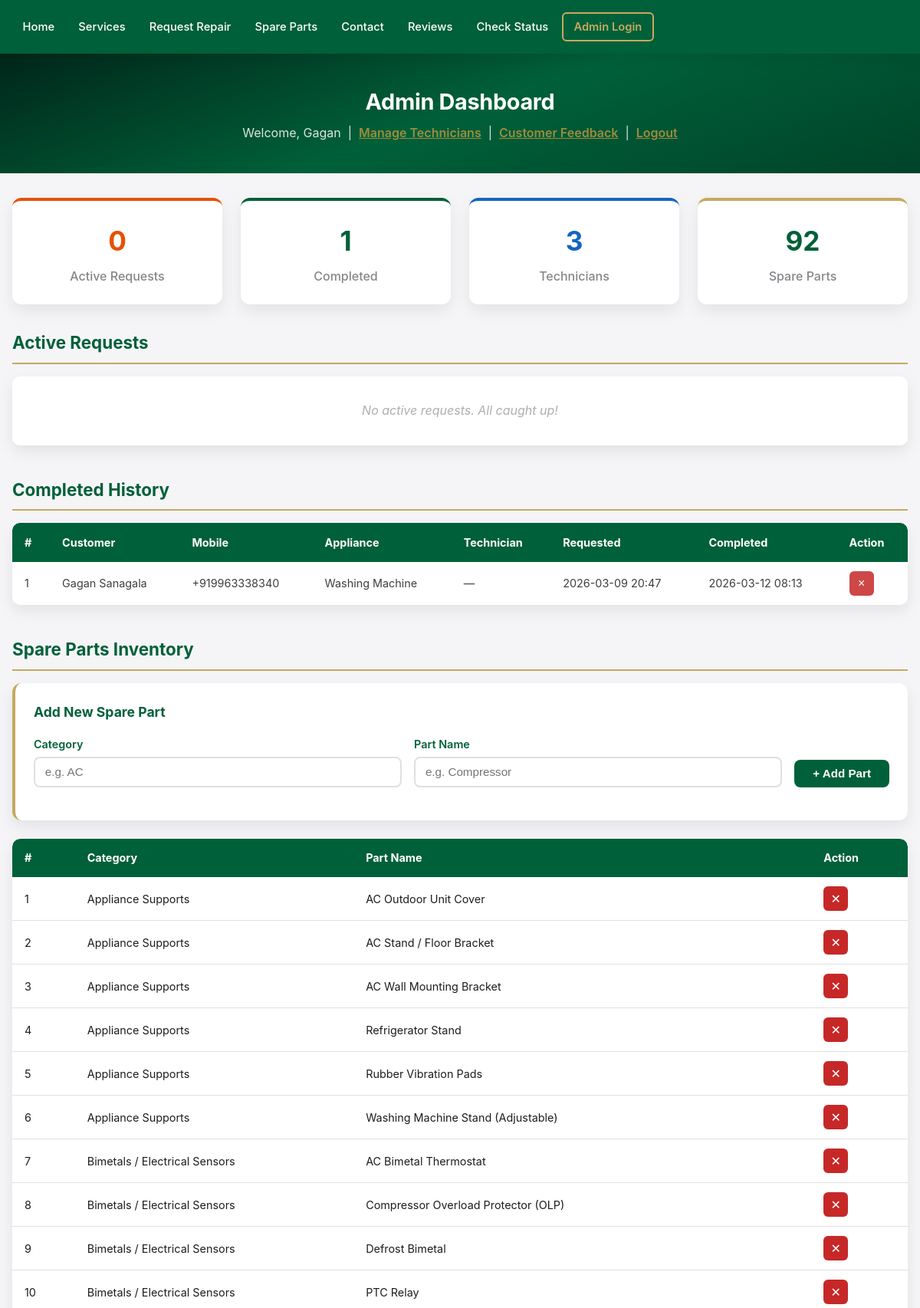
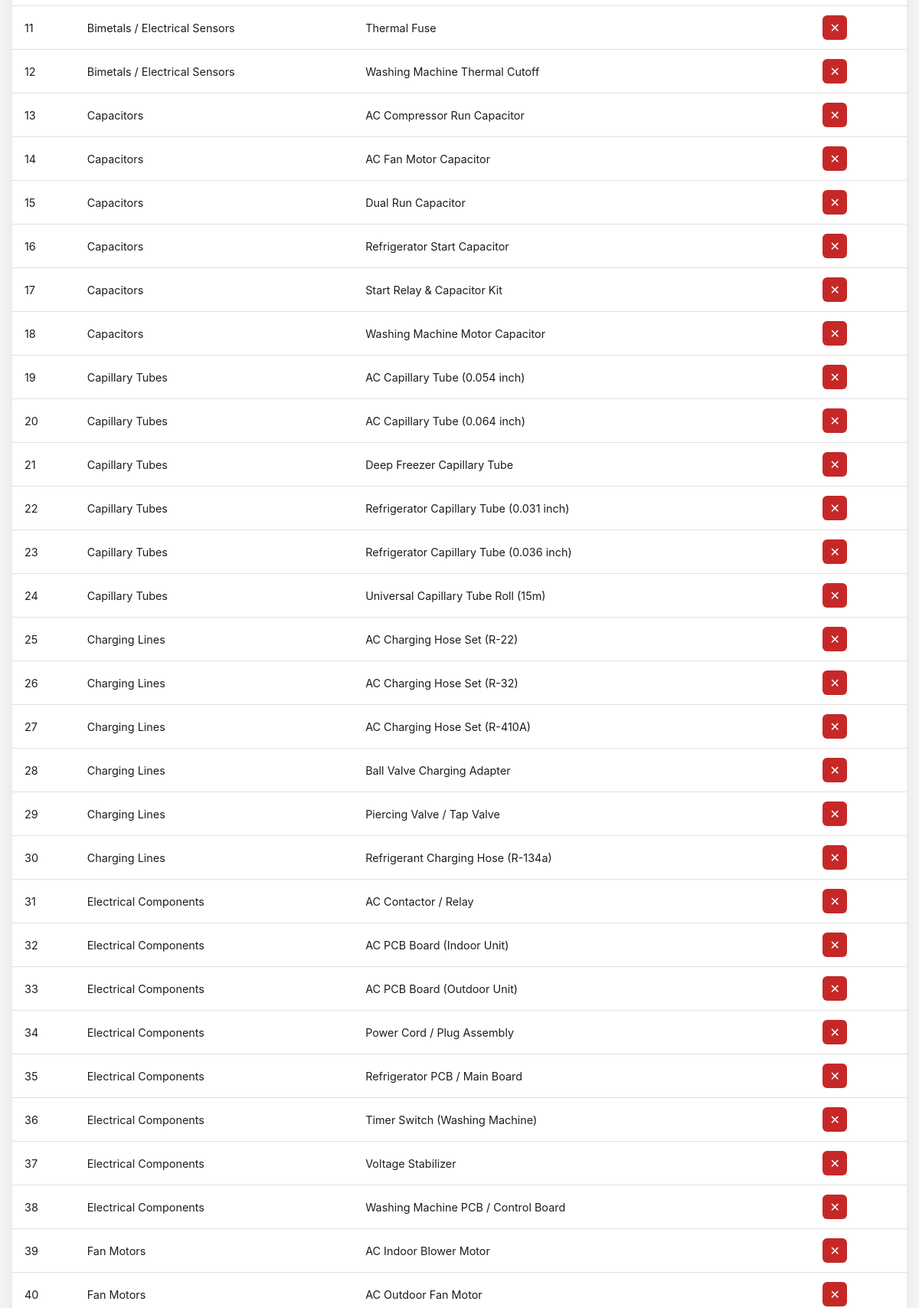
Screenshot of /admin/dashboard (signed in, upper part) with the database file from the repository (2 pictures, top to bottom).
### tables this page shows
CREATE TABLE service_requests (
            id INTEGER PRIMARY KEY AUTOINCREMENT,
            customer_name TEXT NOT NULL,
            mobile_number TEXT NOT NULL,
            address TEXT NOT NULL,
            appliance_type TEXT NOT NULL,
            problem_type TEXT NOT NULL,
            description TEXT,
            request_time TIMESTAMP DEFAULT CURRENT_TIMESTAMP
        , status TEXT DEFAULT 'pending', completed_time TIMESTAMP, technician_id INTEGER, assigned_time TIMESTAMP, image_path TEXT, ai_suggestions TEXT, cancel_reason TEXT, cancel_description TEXT, admin_message TEXT);

CREATE TABLE spare_parts (
            id INTEGER PRIMARY KEY AUTOINCREMENT,
            category TEXT NOT NULL,
            part_name TEXT NOT NULL
        );

### app.py (the view)
@app.route('/admin/dashboard')
def admin_dashboard():
    if not session.get('admin_logged_in'):
        flash('Please login first.', 'error')
        return redirect(url_for('admin_login'))
    db = get_db()
    active_requests = db.execute(
        """SELECT sr.*, t.name AS technician_name, t.phone_number AS technician_phone
           FROM service_requests sr
           LEFT JOIN technicians t ON sr.technician_id = t.id
           WHERE sr.status NOT IN ('Completed', 'Cancelled')
           ORDER BY sr.id DESC"""
    ).fetchall()
    completed_requests = db.execute(
        """SELECT sr.*, t.name AS technician_name, t.phone_number AS technician_phone
           FROM service_requests sr
           LEFT JOIN technicians t ON sr.technician_id = t.id
           WHERE sr.status = 'Completed'
           ORDER BY sr.completed_time DESC"""
    ).fetchall()
    cancelled_requests = db.execute(
        """SELECT sr.*, t.name AS technician_name, t.phone_number AS technician_phone
           FROM service_requests sr
           LEFT JOIN technicians t ON sr.technician_id = t.id
           WHERE sr.status = 'Cancelled'
           ORDER BY sr.id DESC"""
    ).fetchall()
    technicians = db.execute('SELECT * FROM technicians ORDER BY name').fetchall()
    spare_parts = db.execute('SELECT * FROM spare_parts ORDER BY category, part_name').fetchall()
    return render_template(
        'admin_dashboard.html',
        active_requests=active_requests,
        completed_requests=completed_requests,
        cancelled_requests=cancelled_requests,
        technicians=technicians,
        spare_parts=spare_parts
    )

### app.py (called while the page is built)
def get_db():
    if 'db' not in g:
        g.db = sqlite3.connect(DATABASE)
        g.db.row_factory = sqlite3.Row
    return g.db

### templates/admin_dashboard.html (shortened to what this page needs)
{% extends "base.html" %}
{% block content %}
<div class="dashboard-header">
    <h1>Admin Dashboard</h1>
    <p>Welcome, {{ session.get('admin_name', 'Admin') }} &nbsp;|&nbsp;
        <a href="{{ url_for('manage_technicians') }}" class="logout-link">Manage Technicians</a> &nbsp;|&nbsp;
        <a href="{{ url_for('admin_feedback') }}" class="logout-link">Customer Feedback</a> &nbsp;|&nbsp;
        <a href="{{ url_for('admin_logout') }}" class="logout-link">Logout</a>
    </p>
</div>
<div class="dashboard-content">
    <div class="summary-cards">
        <div class="summary-card summary-pending">
            <h3>{{ active_requests|length }}</h3>
            <p>Active Requests</p>
        </div>
        <div class="summary-card summary-completed">
            <h3>{{ completed_requests|length }}</h3>
            <p>Completed</p>
        </div>
        <div class="summary-card summary-technicians">
            <h3>{{ technicians|length }}</h3>
            <p>Technicians</p>
        </div>
        <div class="summary-card">
            <h3>{{ spare_parts|length }}</h3>
            <p>Spare Parts</p>
        </div>
    </div>
    <div class="dash-section">
        <h2 class="dash-section-title">Active Requests</h2>
        {% if active_requests %}
        <div class="table-responsive">
            <table class="dash-table">
                <thead>
                    <tr>
                        <th>#</th>
                        <th>Customer</th>
                        <th>Mobile</th>
                        <th>Appliance</th>
                        <th>Problem</th>
                        <th>Image</th>
                        <th>Address</th>
                        <th>Status</th>
                        <th>Technician</th>
                        <th>Date</th>
                        <th>Actions</th>
                    </tr>
                </thead>
                <tbody>
                    {% for req in active_requests %}
                    <tr>
                        <td>{{ loop.index }}</td>
                        <td>{{ req['customer_name'] }}</td>
                        <td>{{ req['mobile_number'] }}</td>
                        <td>{{ req['appliance_type'] }}</td>
                        <td>
                            {{ req['problem_type'] }}
                        </td>
                        <td>
                            {% if req['image_path'] %}
                            <a href="{{ url_for('static', filename=req['image_path']) }}" target="_blank">
                                <img src="{{ url_for('static', filename=req['image_path']) }}" class="thumb-img" alt="Photo">
                            </a>
                            {% else %}—{% endif %}
                        </td>
                        <td>{{ req['address'] }}</td>
                        <td>
                            <form method="POST" action="{{ url_for('update_request_status', id=req['id']) }}" class="inline-form">
                                <select name="status" onchange="handleStatusChange(this, {{ req['id'] }})" class="status-select status-{{ req['status']|lower|replace(' ', '-') }}">
                                    {% for s in ['Pending', 'Technician Assigned', 'In Progress', 'Completed'] %}
                                    <option value="{{ s }}" {% if req['status'] == s %}selected{% endif %}>{{ s }}</option>
                                    {% endfor %}
                                </select>
                            </form>
                        </td>
                        <td>
                            {% if req['technician_name'] %}
                                <span class="tech-badge">{{ req['technician_name'] }}</span>
                                <div class="tech-phone">{{ req['technician_phone'] }}</div>
                            {% else %}
                                <form method="POST" action="{{ url_for('assign_technician', id=req['id']) }}" class="inline-form">
                                    <select name="technician_id" class="assign-select" onchange="this.form.submit()">
                                        <option value="">Assign...</option>
                                        {% for tech in technicians %}
                                        <option value="{{ tech['id'] }}">{{ tech['name'] }} ({{ tech['current_workload'] }})</option>
                                        {% endfor %}
                                    </select>
                                </form>
                            {% endif %}
                        </td>
                        <td class="nowrap">{{ req['request_time'][:16] if req['request_time'] else '' }}</td>
                        <td class="action-btns">
                            {% if req['technician_name'] %}
                            <form method="POST" action="{{ url_for('assign_technician', id=req['id']) }}" class="inline-form" title="Reassign">
                                <select name="technician_id" class="assign-select-sm" onchange="this.form.submit()">
                                    <option value="">Reassign</option>
                                    {% for tech in technicians %}
                                    <option value="{{ tech['id'] }}">{{ tech['name'] }}</option>
                                    {% endfor %}
                                </select>
                            </form>
                            {% endif %}
                            <form method="POST" action="{{ url_for('complete_request', id=req['id']) }}" onsubmit="return confirm('Mark as completed?');">
                                <button type="submit" class="btn-complete" title="Complete">&#10003;</button>
                            </form>
                            <button type="button" class="btn-cancel" title="Cancel Request" onclick="openCancelModal({{ req['id'] }})">&#10007;</button>
                            <button type="button" class="btn-message" title="Send Advice" onclick="openMessageModal({{ req['id'] }})">&#9993;</button>
                            <form method="POST" action="{{ url_for('delete_request', id=req['id']) }}" onsubmit="return confirm('DELETE permanently?');">
                                <button type="submit" class="btn-delete" title="Delete">&times;</button>
                            </form>
                        </td>
                    </tr>
                    {% endfor %}
                </tbody>
            </table>
        </div>
        {% else %}
        <p class="empty-msg">No active requests. All caught up!</p>
        {% endif %}
    </div>
    <div class="dash-section">
        <h2 class="dash-section-title">Completed History</h2>
        {% if completed_requests %}
        <div class="table-responsive">
            <table class="dash-table table-completed">
                <thead>
                    <tr>
                        <th>#</th>
                        <th>Customer</th>
                        <th>Mobile</th>
                        <th>Appliance</th>
                        <th>Technician</th>
                        <th>Requested</th>
                        <th>Completed</th>
                        <th>Action</th>
                    </tr>
                </thead>
                <tbody>
                    {% for req in completed_requests %}
                    <tr>
                        <td>{{ loop.index }}</td>
                        <td>{{ req['customer_name'] }}</td>
                        <td>{{ req['mobile_number'] }}</td>
                        <td>{{ req['appliance_type'] }}</td>
                        <td>{{ req['technician_name'] or '—' }}</td>
                        <td class="nowrap">{{ req['request_time'][:16] if req['request_time'] else '' }}</td>
                        <td class="nowrap">{{ req['completed_time'][:16] if req['completed_time'] else '' }}</td>
                        <td>
                            <form method="POST" action="{{ url_for('delete_request', id=req['id']) }}" onsubmit="return confirm('Delete this record?');">
                                <button type="submit" class="btn-delete" title="Delete">&times;</button>
                            </form>
                        </td>
                    </tr>
                    {% endfor %}
                </tbody>
            </table>
        </div>
        {% else %}
        <p class="empty-msg">No completed requests yet.</p>
        {% endif %}
    </div>
    <div class="dash-section">
        <h2 class="dash-section-title">Spare Parts Inventory</h2>
        <div class="add-form-card">
            <h3>Add New Spare Part</h3>
            <form method="POST" action="{{ url_for('add_spare_part') }}" class="add-form">
                <div class="form-row">
                    <div class="form-group">
                        <label for="category">Category</label>
                        <input type="text" id="category" name="category" placeholder="e.g. AC" required>
                    </div>
                    <div class="form-group">
                        <label for="part_name">Part Name</label>
                        <input type="text" id="part_name" name="part_name" placeholder="e.g. Compressor" required>
                    </div>
                    <div class="form-group form-btn-group">
                        <button type="submit" class="btn-add">+ Add Part</button>
                    </div>
                </div>
            </form>
        </div>
        {% if spare_parts %}
        <div class="table-responsive">
            <table class="dash-table">
                <thead>
                    <tr>
                        <th>#</th>
                        <th>Category</th>
                        <th>Part Name</th>
                        <th>Action</th>
                    </tr>
                </thead>
                <tbody>
                    {% for part in spare_parts %}
                    <tr>
                        <td>{{ loop.index }}</td>
                        <td>{{ part['category'] }}</td>
                        <td>{{ part['part_name'] }}</td>
                        <td>
                            <form method="POST" action="{{ url_for('delete_spare_part', id=part['id']) }}" onsubmit="return confirm('Delete this spare part?');">
                                <button type="submit" class="btn-delete" title="Delete">&#10005;</button>
                            </form>
                        </td>
                    </tr>
                    {% endfor %}
                </tbody>
            </table>
        </div>
        {% else %}
        <p class="empty-msg">No spare parts in inventory.</p>
        {% endif %}
    </div>
</div>
{% endblock %}

### rows the page displays
service_requests: customer_name "Gagan Sanagala", mobile_number "+919963338340", appliance_type "Washing Machine", req "—", request_time "2026-03-09 20:47", completed_time "2026-03-12 08:13"
spare_parts: category "Appliance Supports", part_name "AC Outdoor Unit Cover"
spare_parts: category "Appliance Supports", part_name "AC Stand / Floor Bracket"
spare_parts: category "Appliance Supports", part_name "AC Wall Mounting Bracket"
spare_parts: category "Appliance Supports", part_name "Refrigerator Stand"
spare_parts: category "Appliance Supports", part_name "Rubber Vibration Pads"
spare_parts: category "Appliance Supports", part_name "Washing Machine Stand (Adjustable)"
spare_parts: category "Bimetals / Electrical Sensors", part_name "AC Bimetal Thermostat"
spare_parts: category "Bimetals / Electrical Sensors", part_name "Compressor Overload Protector (OLP)"
spare_parts: category "Bimetals / Electrical Sensors", part_name "Defrost Bimetal"
spare_parts: category "Bimetals / Electrical Sensors", part_name "PTC Relay"
spare_parts: category "Bimetals / Electrical Sensors", part_name "Thermal Fuse"
spare_parts: category "Bimetals / Electrical Sensors", part_name "Washing Machine Thermal Cutoff"
spare_parts: category "Capacitors", part_name "AC Compressor Run Capacitor"
spare_parts: category "Capacitors", part_name "AC Fan Motor Capacitor"
spare_parts: category "Capacitors", part_name "Dual Run Capacitor"
spare_parts: category "Capacitors", part_name "Refrigerator Start Capacitor"
spare_parts: category "Capacitors", part_name "Start Relay & Capacitor Kit"
spare_parts: category "Capacitors", part_name "Washing Machine Motor Capacitor"
spare_parts: category "Capillary Tubes", part_name "AC Capillary Tube (0.054 inch)"
spare_parts: category "Capillary Tubes", part_name "AC Capillary Tube (0.064 inch)"
spare_parts: category "Capillary Tubes", part_name "Deep Freezer Capillary Tube"
spare_parts: category "Capillary Tubes", part_name "Refrigerator Capillary Tube (0.031 inch)"
spare_parts: category "Capillary Tubes", part_name "Refrigerator Capillary Tube (0.036 inch)"
spare_parts: category "Capillary Tubes", part_name "Universal Capillary Tube Roll (15m)"
spare_parts: category "Charging Lines", part_name "AC Charging Hose Set (R-22)"
spare_parts: category "Charging Lines", part_name "AC Charging Hose Set (R-32)"
spare_parts: category "Charging Lines", part_name "AC Charging Hose Set (R-410A)"
spare_parts: category "Charging Lines", part_name "Ball Valve Charging Adapter"
spare_parts: category "Charging Lines", part_name "Piercing Valve / Tap Valve"
spare_parts: category "Charging Lines", part_name "Refrigerant Charging Hose (R-134a)"
spare_parts: category "Electrical Components", part_name "AC Contactor / Relay"
spare_parts: category "Electrical Components", part_name "AC PCB Board (Indoor Unit)"
spare_parts: category "Electrical Components", part_name "AC PCB Board (Outdoor Unit)"
spare_parts: category "Electrical Components", part_name "Power Cord / Plug Assembly"
spare_parts: category "Electrical Components", part_name "Refrigerator PCB / Main Board"
spare_parts: category "Electrical Components", part_name "Timer Switch (Washing Machine)"
spare_parts: category "Electrical Components", part_name "Voltage Stabilizer"
spare_parts: category "Electrical Components", part_name "Washing Machine PCB / Control Board"
spare_parts: category "Fan Motors", part_name "AC Indoor Blower Motor"
spare_parts: category "Fan Motors", part_name "AC Outdoor Fan Motor"

### other values shown
{{ session.get('admin_name', 'Admin') }} "Gagan"
{{ active_requests|length }} "0"
{{ completed_requests|length }} "1"
{{ technicians|length }} "3"
{{ spare_parts|length }} "92"
